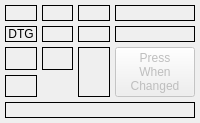
        <widget class="QWidget" name="gridWidget" native="true">
         <layout class="QGridLayout" name="gridLayout_2">
          <property name="leftMargin">
           <number>5</number>
          </property>
          <property name="topMargin">
           <number>5</number>
          </property>
          <property name="rightMargin">
           <number>5</number>
          </property>
          <property name="bottomMargin">
           <number>5</number>
          </property>
          <property name="spacing">
           <number>5</number>
          </property>
          <item row="1" column="2">
           <widget class="StatusLabel" name="statuslabel_6">
            <property name="frameShape">
             <enum>QFrame::Box</enum>
            </property>
            <property name="alignment">
             <set>Qt::AlignCenter</set>
            </property>
            <property name="rules" stdset="0">
             <string>[{&quot;channels&quot;: [{&quot;url&quot;: &quot;position:dtg?string&amp;axis=x&quot;, &quot;trigger&quot;: true}], &quot;property&quot;: &quot;Text&quot;, &quot;expression&quot;: &quot;ch[0]&quot;, &quot;name&quot;: &quot;DTG&quot;}]</string>
            </property>
           </widget>
          </item>
          <item row="1" column="3">
           <widget class="StatusLabel" name="statuslabel_9">
            <property name="frameShape">
             <enum>QFrame::Box</enum>
            </property>
            <property name="alignment">
             <set>Qt::AlignCenter</set>
            </property>
            <property name="rules" stdset="0">
             <string>[{&quot;channels&quot;: [{&quot;url&quot;: &quot;position:dtg?string&amp;axis=y&quot;, &quot;trigger&quot;: true}], &quot;property&quot;: &quot;Text&quot;, &quot;expression&quot;: &quot;ch[0]&quot;, &quot;name&quot;: &quot;DTG&quot;}]</string>
            </property>
           </widget>
          </item>
          <item row="5" column="1" colspan="4">
           <widget class="StatusLabel" name="statuslabel_10">
            <property name="frameShape">
             <enum>QFrame::Box</enum>
            </property>
            <property name="rules" stdset="0">
             <string>[{&quot;channels&quot;: [{&quot;url&quot;: &quot;status:file&quot;, &quot;trigger&quot;: true}], &quot;property&quot;: &quot;Text&quot;, &quot;expression&quot;: &quot;'File: ' + ch[0].split('/')[-1] if ch[0] else 'No File Loaded'&quot;, &quot;name&quot;: &quot;Loaded File&quot;}]</string>
            </property>
           </widget>
          </item>
          <item row="3" column="4" rowspan="2">
           <widget class="HalButton" name="tool_changed">
            <property name="enabled">
             <bool>false</bool>
            </property>
            <property name="text">
             <string>Press
When
Changed</string>
            </property>
           </widget>
          </item>
          <item row="1" column="1">
           <widget class="QLabel" name="label_7">
            <property name="styleSheet">
             <string notr="true">border-color: rgb(115, 210, 22);
</string>
            </property>
            <property name="frameShape">
             <enum>QFrame::Box</enum>
            </property>
            <property name="text">
             <string>DTG</string>
            </property>
            <property name="alignment">
             <set>Qt::AlignCenter</set>
            </property>
           </widget>
          </item>
          <item row="0" column="4">
           <widget class="StatusLabel" name="statuslabel_8">
            <property name="frameShape">
             <enum>QFrame::Box</enum>
            </property>
            <property name="alignment">
             <set>Qt::AlignCenter</set>
            </property>
            <property name="rules" stdset="0">
             <string>[{&quot;channels&quot;: [{&quot;url&quot;: &quot;status:joint.2.velocity&quot;, &quot;trigger&quot;: true}], &quot;property&quot;: &quot;Text&quot;, &quot;expression&quot;: &quot;'Z {:.1f}'.format(ch[0] * 60)&quot;, &quot;name&quot;: &quot;Velocity&quot;}]</string>
            </property>
           </widget>
          </item>
          <item row="1" column="4">
           <widget class="StatusLabel" name="statuslabel_15">
            <property name="frameShape">
             <enum>QFrame::Box</enum>
            </property>
            <property name="alignment">
             <set>Qt::AlignCenter</set>
            </property>
            <property name="rules" stdset="0">
             <string>[{&quot;channels&quot;: [{&quot;url&quot;: &quot;position:dtg?string&amp;axis=z&quot;, &quot;trigger&quot;: true}], &quot;property&quot;: &quot;Text&quot;, &quot;expression&quot;: &quot;ch[0]&quot;, &quot;name&quot;: &quot;DTG&quot;}]</string>
            </property>
           </widget>
          </item>
          <item row="0" column="3">
           <widget class="StatusLabel" name="statuslabel_5">
            <property name="frameShape">
             <enum>QFrame::Box</enum>
            </property>
            <property name="alignment">
             <set>Qt::AlignCenter</set>
            </property>
            <property name="rules" stdset="0">
             <string>[{&quot;channels&quot;: [{&quot;url&quot;: &quot;status:joint.1.velocity&quot;, &quot;trigger&quot;: true}], &quot;property&quot;: &quot;Text&quot;, &quot;expression&quot;: &quot;'Y {:.1f}'.format(ch[0] * 60)&quot;, &quot;name&quot;: &quot;Velocity&quot;}]</string>
            </property>
           </widget>
          </item>
          <item row="0" column="2">
           <widget class="StatusLabel" name="statuslabel_2">
            <property name="frameShape">
             <enum>QFrame::Box</enum>
            </property>
            <property name="alignment">
             <set>Qt::AlignCenter</set>
            </property>
            <property name="rules" stdset="0">
             <string>[{&quot;channels&quot;: [{&quot;url&quot;: &quot;status:joint.0.velocity&quot;, &quot;trigger&quot;: true}], &quot;property&quot;: &quot;Text&quot;, &quot;expression&quot;: &quot;'X {:.1f}'.format(ch[0] * 60)&quot;, &quot;name&quot;: &quot;Velocity&quot;}]</string>
            </property>
           </widget>
          </item>
          <item row="3" column="3" rowspan="2">
           <widget class="StatusLabel" name="statuslabel_20">
            <property name="frameShape">
             <enum>QFrame::Box</enum>
            </property>
            <property name="alignment">
             <set>Qt::AlignCenter</set>
            </property>
            <property name="rules" stdset="0">
             <string>[{&quot;channels&quot;: [{&quot;url&quot;: &quot;status:pocket_prepped&quot;, &quot;trigger&quot;: true}], &quot;property&quot;: &quot;Enable&quot;, &quot;expression&quot;: &quot;True if ch[0] &gt; 0 else False&quot;, &quot;name&quot;: &quot;Label Enable&quot;}, {&quot;channels&quot;: [{&quot;url&quot;: &quot;status:pocket_prepped&quot;, &quot;trigger&quot;: true}], &quot;property&quot;: &quot;Text&quot;, &quot;expression&quot;: &quot;'Insert\\nTool\\n{}'.format(ch[0]) if ch[0] &gt; 0 else ''&quot;, &quot;name&quot;: &quot;Label Text&quot;}]</string>
            </property>
           </widget>
          </item>
          <item row="3" column="1">
           <widget class="StatusLabel" name="statuslabel_21">
            <property name="frameShape">
             <enum>QFrame::Box</enum>
            </property>
            <property name="alignment">
             <set>Qt::AlignCenter</set>
            </property>
            <property name="rules" stdset="0">
             <string>[{&quot;channels&quot;: [{&quot;url&quot;: &quot;status:g5x_index?string&quot;, &quot;trigger&quot;: true}], &quot;property&quot;: &quot;Text&quot;, &quot;expression&quot;: &quot;ch[0]&quot;, &quot;name&quot;: &quot;Coordinate System&quot;}]</string>
            </property>
           </widget>
          </item>
          <item row="3" column="2">
           <widget class="StatusLabel" name="statuslabel_11">
            <property name="frameShape">
             <enum>QFrame::Box</enum>
            </property>
            <property name="alignment">
             <set>Qt::AlignCenter</set>
            </property>
            <property name="rules" stdset="0">
             <string>[{&quot;channels&quot;: [{&quot;url&quot;: &quot;status:tool_in_spindle&quot;, &quot;trigger&quot;: true}], &quot;property&quot;: &quot;Text&quot;, &quot;expression&quot;: &quot;'Tool {}'.format(ch[0])&quot;, &quot;name&quot;: &quot;Loaded Tool&quot;}]</string>
            </property>
           </widget>
          </item>
          <item row="0" column="1">
           <widget class="StatusLabel" name="statuslabel_22">
            <property name="frameShape">
             <enum>QFrame::Box</enum>
            </property>
            <property name="alignment">
             <set>Qt::AlignCenter</set>
            </property>
            <property name="rules" stdset="0">
             <string>[{&quot;channels&quot;: [{&quot;url&quot;: &quot;status:velocity&quot;, &quot;trigger&quot;: true}], &quot;property&quot;: &quot;Text&quot;, &quot;expression&quot;: &quot;'Vel {}'.format(ch[0]*60)&quot;, &quot;name&quot;: &quot;Machine Velocity&quot;}]</string>
            </property>
           </widget>
          </item>
          <item row="4" column="1">
           <widget class="StatusLabel" name="statuslabel_23">
            <property name="frameShape">
             <enum>QFrame::Box</enum>
            </property>
            <property name="alignment">
             <set>Qt::AlignCenter</set>
            </property>
            <property name="rules" stdset="0">
             <string>[{&quot;channels&quot;: [{&quot;url&quot;: &quot;status:spindle.0.speed&quot;, &quot;trigger&quot;: true}], &quot;property&quot;: &quot;Text&quot;, &quot;expression&quot;: &quot;'Spindle {:.0f}'.format(ch[0])&quot;, &quot;name&quot;: &quot;Spindle RPM&quot;}]</string>
            </property>
           </widget>
          </item>
         </layout>
        </widget>
